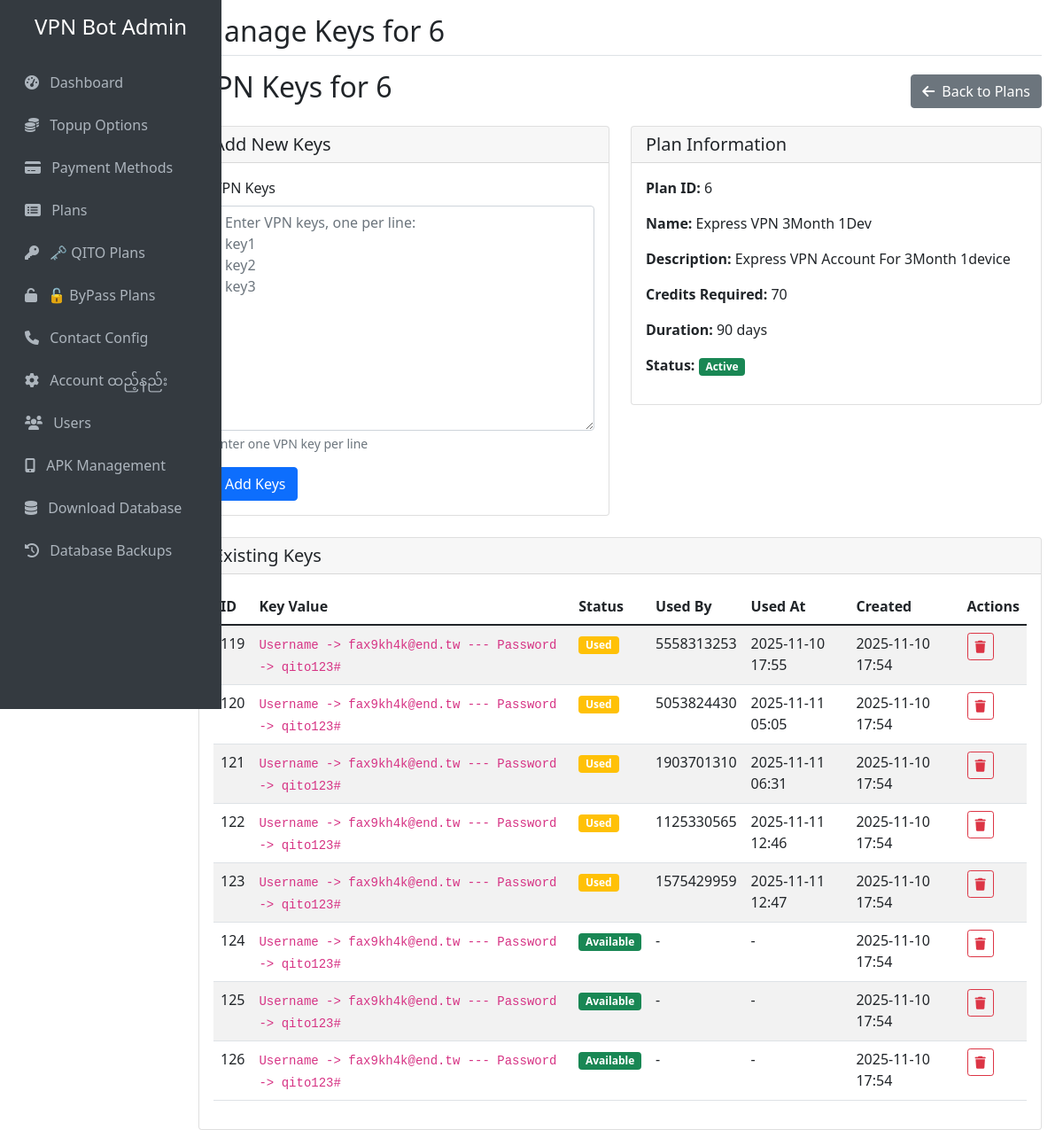
The page /plans/17/keys on the database as committed earlier.
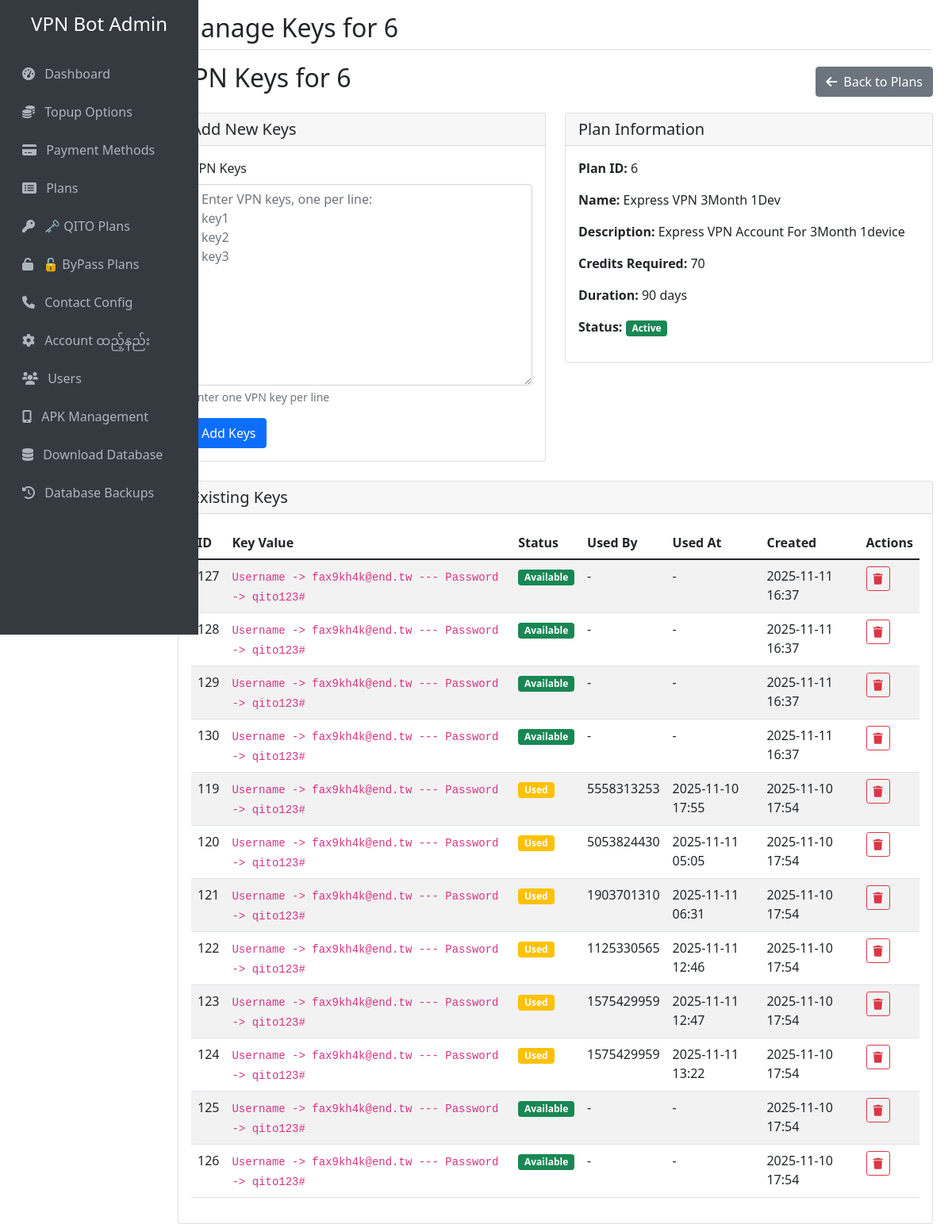
The same page on the database as committed later.
### tables this page shows
CREATE TABLE "plans" (
                id INTEGER PRIMARY KEY AUTOINCREMENT,
                plan_id_number TEXT UNIQUE NOT NULL,
                name TEXT NOT NULL,
                description TEXT,
                credits_required INTEGER NOT NULL,
                duration_days INTEGER NOT NULL,
                is_active BOOLEAN DEFAULT 1,
                created_at TIMESTAMP DEFAULT CURRENT_TIMESTAMP,
                updated_at TIMESTAMP DEFAULT CURRENT_TIMESTAMP
            , device_limit INTEGER DEFAULT 1);

CREATE TABLE vpn_keys (
            id INTEGER PRIMARY KEY AUTOINCREMENT,
            plan_id INTEGER NOT NULL,
            key_value TEXT NOT NULL,
            is_used BOOLEAN DEFAULT 0,
            used_by_user_id INTEGER,
            used_at TIMESTAMP,
            created_at TIMESTAMP DEFAULT CURRENT_TIMESTAMP,
            FOREIGN KEY (plan_id) REFERENCES plans (id),
            FOREIGN KEY (used_by_user_id) REFERENCES users (telegram_id)
        );

### web_admin.py (the view)
@app.route('/plans/<int:plan_id>/keys')
def plan_keys(plan_id):
    plan = get_plan(plan_id)
    if plan is None:
        flash('Plan not found!', 'error')
        return redirect(url_for('plan_management'))
    keys = get_all_keys_for_plan(plan_id)
    return render_template('plan_keys.html', plan=plan, keys=keys)

### database.py (called while the page is built)
def get_plan(plan_id):
    conn = sqlite3.connect(DB_FILE)
    cursor = conn.cursor()
    cursor.execute('SELECT * FROM plans WHERE id = ?', (plan_id,))
    plan = cursor.fetchone()
    conn.close()
    return plan

def get_all_keys_for_plan(plan_id):
    conn = sqlite3.connect(DB_FILE)
    cursor = conn.cursor()
    cursor.execute('''
        SELECT id, key_value, is_used, used_by_user_id, used_at, created_at
        FROM vpn_keys
        WHERE plan_id = ?
        ORDER BY created_at DESC
    ''', (plan_id,))
    keys = cursor.fetchall()
    conn.close()
    return keys

### templates/plan_keys.html (shortened to what this page needs)
{% extends "base.html" %}
{% block page_title %}Manage Keys for {{ plan[1] }}{% endblock %}
{% block content %}
<div class="d-flex justify-content-between align-items-center mb-3">
    <h2>VPN Keys for {{ plan[1] }}</h2>
    <a href="{{ url_for('plan_management') }}" class="btn btn-secondary">
        <i class="fas fa-arrow-left me-2"></i>Back to Plans
    </a>
</div>
<div class="row">
    <div class="col-md-6">
        <div class="card">
            <div class="card-header">
                <h5 class="card-title mb-0">Add New Keys</h5>
            </div>
            <div class="card-body">
                <form method="POST" action="{{ url_for('add_plan_keys', plan_id=plan[0]) }}">
                    <div class="mb-3">
                        <label for="keys" class="form-label">VPN Keys</label>
                        <textarea class="form-control" id="keys" name="keys" rows="10"
                                  placeholder="Enter VPN keys, one per line:&#10;key1&#10;key2&#10;key3"></textarea>
                        <div class="form-text">Enter one VPN key per line</div>
                    </div>
                    <button type="submit" class="btn btn-primary">Add Keys</button>
                </form>
            </div>
        </div>
    </div>
    <div class="col-md-6">
        <div class="card">
            <div class="card-header">
                <h5 class="card-title mb-0">Plan Information</h5>
            </div>
            <div class="card-body">
                <p><strong>Plan ID:</strong> {{ plan[1] }}</p>
                <p><strong>Name:</strong> {{ plan[2] }}</p>
                <p><strong>Description:</strong> {{ plan[3] or 'No description' }}</p>
                <p><strong>Credits Required:</strong> {{ plan[4] }}</p>
                <p><strong>Duration:</strong> {{ plan[5] }} days</p>
                <p><strong>Status:</strong>
                    {% if plan[6] %}
                        <span class="badge bg-success">Active</span>
                    {% else %}
                        <span class="badge bg-secondary">Inactive</span>
                    {% endif %}
                </p>
            </div>
        </div>
    </div>
</div>
<div class="card mt-4">
    <div class="card-header">
        <h5 class="card-title mb-0">Existing Keys</h5>
    </div>
    <div class="card-body">
        {% if keys %}
            <div class="table-responsive">
                <table class="table table-striped">
                    <thead>
                        <tr>
                            <th>ID</th>
                            <th>Key Value</th>
                            <th>Status</th>
                            <th>Used By</th>
                            <th>Used At</th>
                            <th>Created</th>
                            <th>Actions</th>
                        </tr>
                    </thead>
                    <tbody>
                        {% for key in keys %}
                        <tr>
                            <td>{{ key[0] }}</td>
                            <td><code>{{ key[1] }}</code></td>
                            <td>
                                {% if key[2] %}
                                    <span class="badge bg-warning">Used</span>
                                {% else %}
                                    <span class="badge bg-success">Available</span>
                                {% endif %}
                            </td>
                            <td>{{ key[3] or '-' }}</td>
                            <td>{{ key[4][:16] if key[4] else '-' }}</td>
                            <td>{{ key[5][:16] }}</td>
                            <td>
                                <a href="{{ url_for('delete_key', key_id=key[0]) }}"
                                   class="btn btn-sm btn-outline-danger"
                                   onclick="return confirm('Are you sure you want to delete this key?')">
                                    <i class="fas fa-trash"></i>
                                </a>
                            </td>
                        </tr>
                        {% endfor %}
                    </tbody>
                </table>
            </div>
        {% else %}
            <div class="text-center py-4">
                <i class="fas fa-key fa-3x text-muted mb-3"></i>
                <h5 class="text-muted">No keys found</h5>
                <p class="text-muted">Add VPN keys for this plan using the form above.</p>
            </div>
        {% endif %}
    </div>
</div>
{% endblock %}

### templates/base.html (shortened to what this page needs)
<!DOCTYPE html>
<html lang="en">
<head>
    <link href="https://cdn.jsdelivr.net/npm/bootstrap@5.1.3/dist/css/bootstrap.min.css" rel="stylesheet">
    <link href="https://cdnjs.cloudflare.com/ajax/libs/font-awesome/6.0.0/css/all.min.css" rel="stylesheet">
</head>
<body>
    <div class="container-fluid">
        <div class="row">
            <nav class="sidebar" id="sidebar">
                <div class="position-sticky pt-3">
                    <div class="text-center mb-4">
                        <h4 class="text-white">VPN Bot Admin</h4>
                    </div>
                    <ul class="nav flex-column">
                        <li class="nav-item">
                            <a class="nav-link {% if request.endpoint == 'dashboard' %}active{% endif %}" href="{{ url_for('dashboard') }}">
                                <i class="fas fa-tachometer-alt me-2"></i>
                                Dashboard
                            </a>
                        </li>
                        <li class="nav-item">
                            <a class="nav-link {% if request.endpoint == 'topup_management' %}active{% endif %}" href="{{ url_for('topup_management') }}">
                                <i class="fas fa-coins me-2"></i>
                                Topup Options
                            </a>
                        </li>
                        <li class="nav-item">
                            <a class="nav-link {% if request.endpoint == 'payment_management' %}active{% endif %}" href="{{ url_for('payment_management') }}">
                                <i class="fas fa-credit-card me-2"></i>
                                Payment Methods
                            </a>
                        </li>
                        <li class="nav-item">
                            <a class="nav-link {% if request.endpoint == 'plan_management' %}active{% endif %}" href="{{ url_for('plan_management') }}">
                                <i class="fas fa-list-alt me-2"></i>
                                Plans
                            </a>
                        </li>
                        <li class="nav-item">
                            <a class="nav-link " href="{{ url_for('qito_plan_management') }}">
                                <i class="fas fa-key me-2"></i>
                                🗝 QITO Plans
                            </a>
                        </li>
                        <li class="nav-item">
                            <a class="nav-link {% if request.endpoint in ['bypass_plan_management', 'add_bypass_plan', 'edit_bypass_plan', 'bypass_statistics'] %}active{% endif %}" href="{{ url_for('bypass_plan_management') }}">
                                <i class="fas fa-unlock me-2"></i>
                                🔓 ByPass Plans
                            </a>
                        </li>
                        <li class="nav-item">
                            <a class="nav-link {% if request.endpoint == 'contact_management' %}active{% endif %}" href="{{ url_for('contact_management') }}">
                                <i class="fas fa-phone me-2"></i>
                                Contact Config
                            </a>
                        </li>
                        <li class="nav-item">
                            <a class="nav-link {% if request.endpoint == 'account_setup' %}active{% endif %}" href="{{ url_for('account_setup') }}">
                                <i class="fas fa-cog me-2"></i>
                                Account ထည့်နည်း
                            </a>
                        </li>
                        <li class="nav-item">
                            <a class="nav-link {% if request.endpoint == 'user_management' %}active{% endif %}" href="{{ url_for('user_management') }}">
                                <i class="fas fa-users me-2"></i>
                                Users
                            </a>
                        </li>
                        <li class="nav-item">
                            <a class="nav-link {% if request.endpoint == 'apk_management' %}active{% endif %}" href="{{ url_for('apk_management') }}">
                                <i class="fas fa-mobile-alt me-2"></i>
                                APK Management
                            </a>
                        </li>
                        <li class="nav-item">
                            <a class="nav-link" href="{{ url_for('download_database') }}">
                                <i class="fas fa-database me-2"></i>
                                Download Database
                            </a>
                        </li>
                        <li class="nav-item">
                            <a class="nav-link {% if request.endpoint == 'list_backups' %}active{% endif %}" href="{{ url_for('list_backups') }}">
                                <i class="fas fa-history me-2"></i>
                                Database Backups
                            </a>
                        </li>
                    </ul>
                </div>
            </nav>
            <main class="col-md-9 ms-sm-auto col-lg-10 px-md-4 main-content">
                <div class="d-flex justify-content-between flex-wrap flex-md-nowrap align-items-center pt-3 pb-2 mb-3 border-bottom">
                    <div class="d-flex align-items-center">
                        <h1 class="h2 mb-0">{% block page_title %}Dashboard{% endblock %}</h1>
                    </div>
                </div>
                {% block content %}{% endblock %}
            </main>
        </div>
    </div>
</body>
</html>

### templates/base.html (style rules this page uses)
.sidebar { min-height: 100vh; background-color: #343a40; position: fixed; top: 0; left: 0; width: 250px; z-index: 1000; transition: transform 0.3s ease; }
.sidebar .nav-link { color: #adb5bd; padding: 0.75rem 1rem; }
.main-content { margin-left: 0; transition: margin-left 0.3s ease; }
@media (min-width: 768px) { .main-content { margin-left: 250px; } }

Rows that differ between the two databases and show on the page:
added vpn_keys: id "127", key_value "Username -> fax9kh4k@end.tw --- Password -> qito123#", is_used "Available", key "-", created_at "2025-11-11 16:37"
added vpn_keys: id "128", key_value "Username -> fax9kh4k@end.tw --- Password -> qito123#", is_used "Available", key "-", created_at "2025-11-11 16:37"
added vpn_keys: id "129", key_value "Username -> fax9kh4k@end.tw --- Password -> qito123#", is_used "Available", key "-", created_at "2025-11-11 16:37"
added vpn_keys: id "130", key_value "Username -> fax9kh4k@end.tw --- Password -> qito123#", is_used "Available", key "-", created_at "2025-11-11 16:37"
changed vpn_keys id 124: used_by_user "-" → "1575429959"; used_at "-" → "2025-11-11 13:22"; is_used "Available" → "Used"
